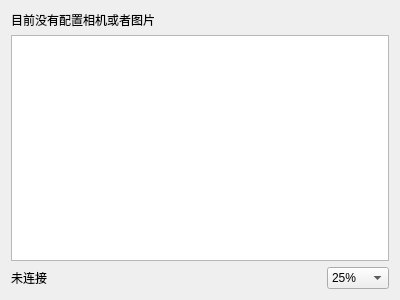
<?xml version="1.0" encoding="UTF-8"?>
<ui version="4.0">
 <class>Tabwidget</class>
 <widget class="QWidget" name="Tabwidget">
  <property name="geometry">
   <rect>
    <x>0</x>
    <y>0</y>
    <width>400</width>
    <height>300</height>
   </rect>
  </property>
  <property name="windowTitle">
   <string>Form</string>
  </property>
  <layout class="QGridLayout" name="gridLayout">
   <item row="2" column="0">
    <layout class="QHBoxLayout" name="horizontalLayout">
     <item>
      <widget class="QLabel" name="statestr">
       <property name="text">
        <string>未连接</string>
       </property>
      </widget>
     </item>
     <item>
      <spacer name="horizontalSpacer">
       <property name="orientation">
        <enum>Qt::Horizontal</enum>
       </property>
       <property name="sizeHint" stdset="0">
        <size>
         <width>40</width>
         <height>20</height>
        </size>
       </property>
      </spacer>
     </item>
     <item>
      <widget class="QComboBox" name="scaling">
       <property name="inputMethodHints">
        <set>Qt::ImhNone</set>
       </property>
       <property name="currentText">
        <string>100%</string>
       </property>
       <property name="sizeAdjustPolicy">
        <enum>QComboBox::AdjustToContentsOnFirstShow</enum>
       </property>
       <property name="duplicatesEnabled">
        <bool>false</bool>
       </property>
       <property name="frame">
        <bool>true</bool>
       </property>
       <item>
        <property name="text">
         <string>25%</string>
        </property>
       </item>
       <item>
        <property name="text">
         <string>50%</string>
        </property>
       </item>
       <item>
        <property name="text">
         <string>75%</string>
        </property>
       </item>
       <item>
        <property name="text">
         <string>100%</string>
        </property>
       </item>
       <item>
        <property name="text">
         <string>150%</string>
        </property>
       </item>
       <item>
        <property name="text">
         <string>200%</string>
        </property>
       </item>
      </widget>
     </item>
    </layout>
   </item>
   <item row="1" column="0">
    <widget class="QGraphicsView" name="ImageShow"/>
   </item>
   <item row="0" column="0">
    <widget class="QLabel" name="name">
     <property name="text">
      <string>目前没有配置相机或者图片</string>
     </property>
    </widget>
   </item>
  </layout>
 </widget>
 <resources/>
 <connections/>
</ui>
